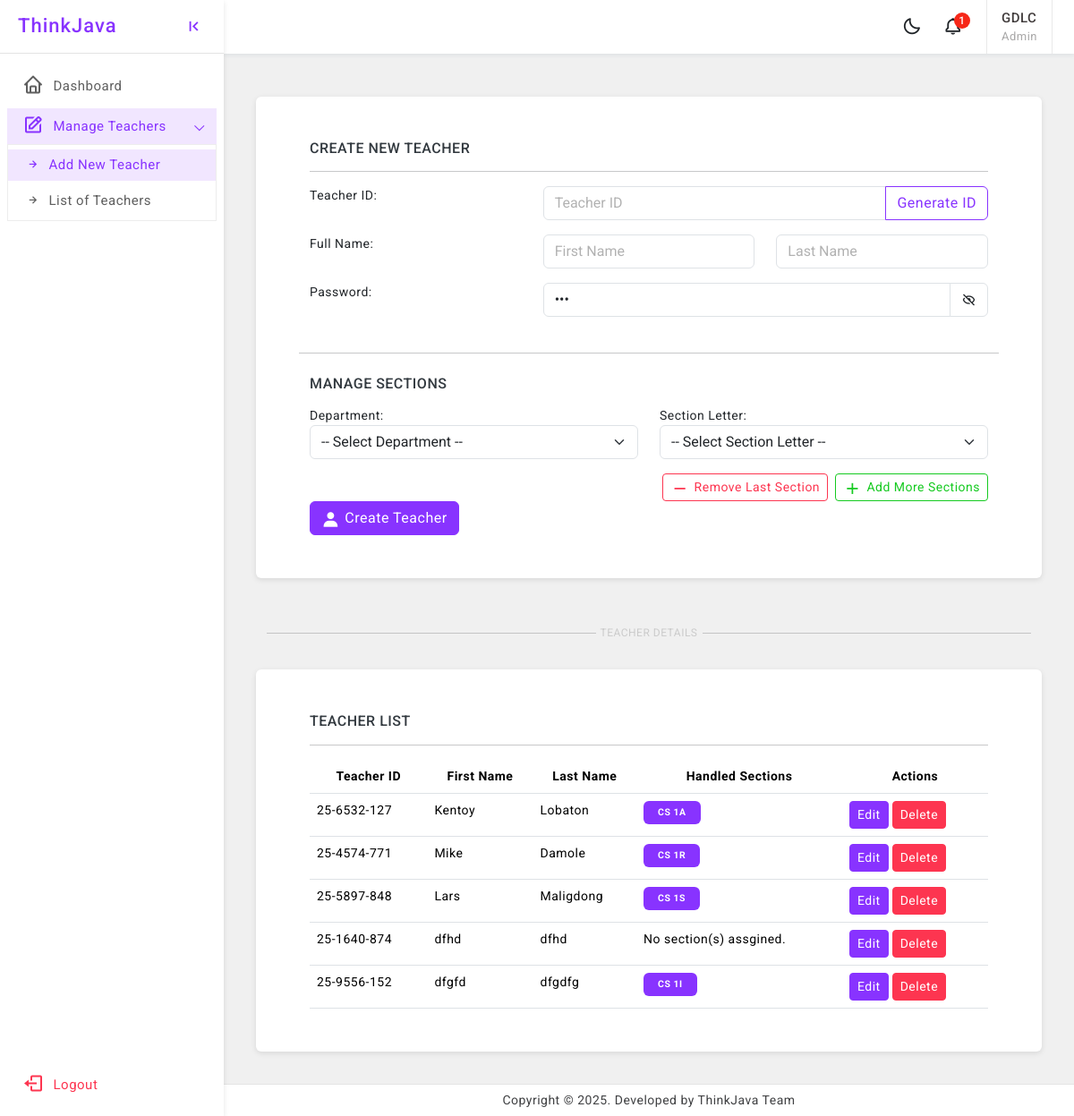
/create-teacher/ (signed in), run on an earlier commit of the app's database.
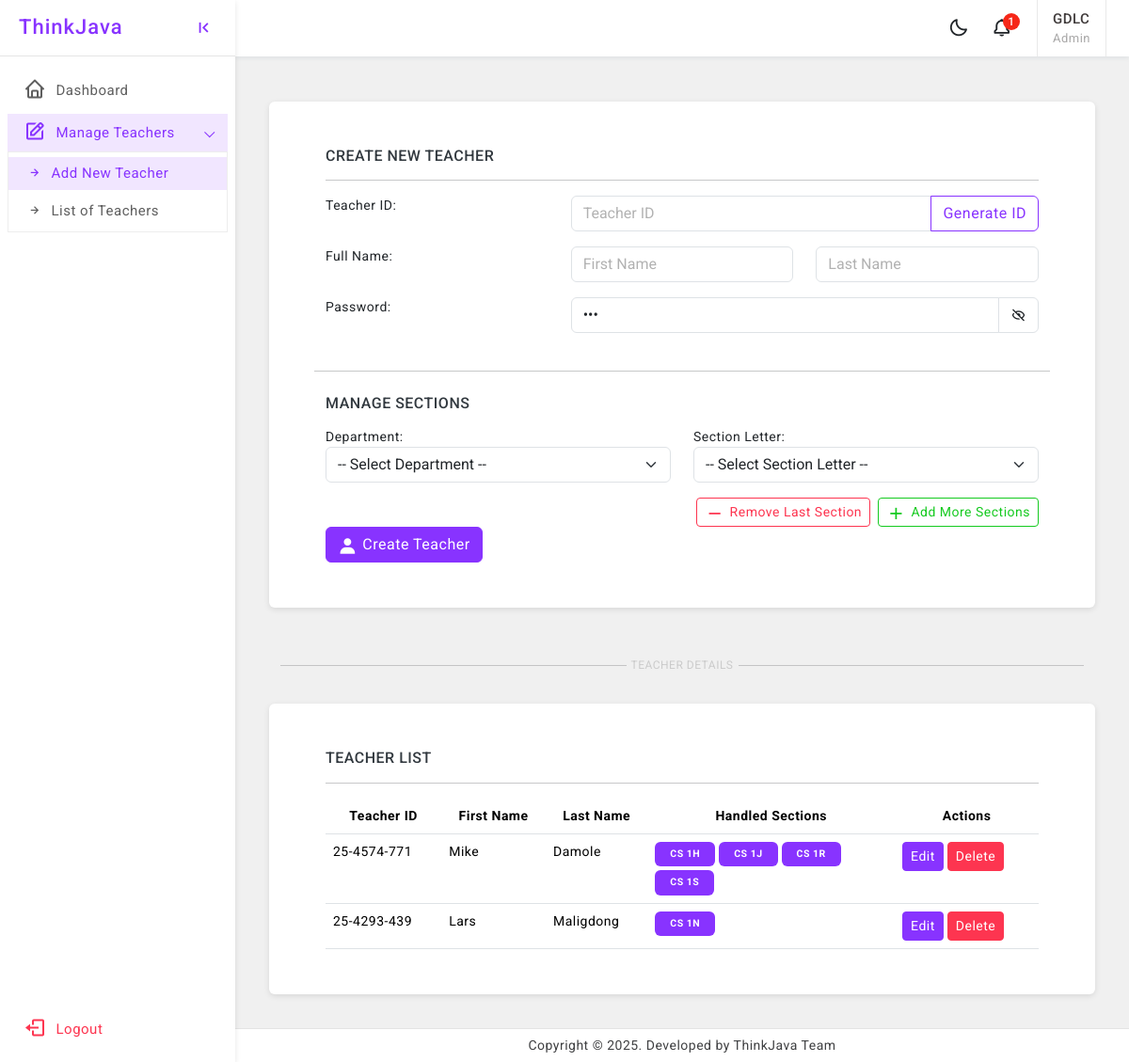
And on a later commit of the database.
### StudentManagementSystem/models/admin.py (models this page shows, shortened)
class SimpleAdmin(models.Model):
    username = models.CharField(max_length=150, unique=True)
    password = models.CharField(max_length=128)  # You can hash passwords if needed
    first_name = models.CharField(max_length=150)
    last_name = models.CharField(max_length=150)
    role = models.CharField(
        max_length=20,
        choices=Role.choices,
        default=Role.ADMIN  # Default to 'Admin' role
    )

### StudentManagementSystem/models/teachers.py (models this page shows, shortened)
class Teacher(models.Model):
    teacher_id = models.CharField(max_length=50, unique=True)
    first_name = models.CharField(max_length=150)
    last_name = models.CharField(max_length=150)
    date_of_birth = models.DateField(null=True, blank=True)
    password = models.CharField(max_length=128)  # store hashed passwords ideally
    role = models.CharField(
        max_length=20,
        choices=Role.choices,
        default=Role.TEACHER  # Default to 'Teacher' role
    )

### StudentManagementSystem/views/admin/manage_teachers.py (the view, shortened to what this page needs)
def create_teacher(request):
    admin_id = request.session.get('user_id')
    if not admin_id:
        return redirect('unified_login')
    context = get_teacher_context(admin_id)
    return render(request, 'admin/teacher_form.html', context)

### StudentManagementSystem/templates/admin/teacher_form.html (shortened to what this page needs)
{% extends 'base.html' %}
{% load static %}
{% block sidebar %}{% include 'sidebar.html' %} {% endblock %}
{% block header %} {% include 'header.html' %} {% endblock %}
{% block content %}
    <div class="page-wrapper">
        <div class="row p-5">
            <div class="card">
                <div class="card-body p-5">
                    <h6 class="mb-0 text-uppercase">Create New Teacher</h6>
                    <hr>
                    <form method="post" action="{% url 'create_teacher' %}" id="teacher_form">
                        <div class="row">
                            <div class="col-4">
                                <p class="font-16">Teacher ID:</p>
                            </div>
                            <div class="col-8">
                                <div class="input-group mb-3">
                                    <input name="teacher_id" id="teacher_id" class="form-control" type="text"
                                           placeholder="Teacher ID"
                                           aria-label="Teacher ID" required>
                                    <button class="btn btn-outline-primary" type="button" id="button-addon2">Generate ID
                                    </button>
                                </div>
                            </div>
                        </div>
                        <div class="row">
                            <div class="col-4">
                                <p class="font-16">Full Name:</p>
                            </div>
                            <div class="col-8">
                                <div class="row">
                                    <div class="col">
                                        <input name="first_name" id="first_name" class="form-control mb-3" type="text"
                                               placeholder="First Name"
                                               aria-label="default input example" required>
                                    </div>
                                    <div class="col">
                                        <input name="last_name" id="last_name" class="form-control mb-3" type="text"
                                               placeholder="Last Name"
                                               aria-label="default input example" required>
                                    </div>
                                </div>
                            </div>
                        </div>
                        <div class="row">
                            <div class="col-4">
                                <p class="font-16">Password:</p>
                            </div>
                            <div class="col-8">
                                <div class="input-group mb-3">
                                    <input name="password" id="password" class="form-control" type="password"
                                           placeholder="Password"
                                           aria-label="Password" value="123">
                                    <a href="javascript:;" class="input-group-text bg-transparent"
                                       id="togglePassword"><i
                                            class="bx bx-hide"></i></a>
                                </div>
                            </div>
                        </div>
                        <div class="row">
                            <hr class="my-4">
                            <h6 class="text-uppercase mb-3 font-weight-bold">Manage Sections</h6>
                            <div id="section-group-container">
                                <div class="section-group mb-3">
                                    <div class="row">
                                        <div class="col-md-6">
                                            <label for="department" class="font-16">Department:</label>
                                            <select name="departments[]" class="form-select" required>
                                                <option value="">-- Select Department --</option>
                                            </select>
                                        </div>
                                        <div class="col-md-6">
                                            <label for="section_letter" class="font-16">Section Letter:</label>
                                            <select name="letters[]" class="form-select" required>
                                                <option value="">-- Select Section Letter --</option>
                                            </select>
                                        </div>
                                    </div>
                                </div>
                            </div>
                            <div class="col-12">
                                <button type="button" class="btn btn-outline-success float-end btn-sm ms-2"
                                        onclick="addSectionGroup()">
                                    <i class="bx bx-plus mr-1"></i>Add More Sections
                                </button>
                                <button type="button" class="btn btn-outline-danger float-end btn-sm ms-2"
                                        onclick="removeLastSection()">
                                    <i class="bx bx-minus mr-1"></i>Remove Last Section
                                </button>
                            </div>
                        </div>
                        <button type="submit" class="btn btn-primary">
                            <i class="bx bxs-user mr-1"></i>Create Teacher
                        </button>
                    </form>
                </div>
            </div>
            <div class="login-separater text-center mb-4"><span style="background-color: #f0f0f0">TEACHER DETAILS</span>
            </div>
            {% include 'admin/teacher_list.html' %}
        </div>
    </div>
{% endblock %}
{% block footer %}
    {% include 'footer.html' %}
{% endblock %}

### templates/base.html (shortened to what this page needs)
{% load static %}
<!DOCTYPE html>
<html lang="en" class="light-theme">
<head>
    <link href="{% static 'plugins/notifications/css/lobibox.min.css' %}" rel="stylesheet"/>
    <link href="{% static 'plugins/simplebar/css/simplebar.css' %}" rel="stylesheet"/>
    <link href="{% static 'plugins/perfect-scrollbar/css/perfect-scrollbar.css' %}" rel="stylesheet"/>
    <link href="{% static 'plugins/highcharts/css/highcharts.css' %}" rel="stylesheet"/>
    <link href="{% static 'plugins/vectormap/jquery-jvectormap-2.0.2.css' %}" rel="stylesheet"/>
    <link href="{% static 'plugins/metismenu/css/metisMenu.min.css' %}" rel="stylesheet"/>
    <link href="{% static 'css/pace.min.css' %}" rel="stylesheet"/>
    <link href="{% static 'css/bootstrap.min.css' %}" rel="stylesheet">
    <link href="{% static 'css/bootstrap-extended.css' %}" rel="stylesheet">
    <link href="{% static 'css/app.css' %}" rel="stylesheet">
    <link href="{% static 'css/icons.css' %}" rel="stylesheet">
    <link rel="stylesheet" href="{% static 'css/dark-theme.css' %}"/>
    <link rel="stylesheet" href="{% static 'css/semi-dark.css' %}"/>
    <link rel="stylesheet" href="{% static 'css/header-colors.css' %}"/>
</head>
<body>
<div class="wrapper">
    {% block sidebar %} {% endblock %}
    {% block header %}{% endblock %}
    {% block content %}{% endblock %}
    {% block footer %} {% endblock %}
</div>
</body>
</html>

### StudentManagementSystem/templates/sidebar.html (shortened to what this page needs)
<div class="sidebar-wrapper" data-simplebar="init">
    <div class="simplebar-wrapper" style="margin: 0px;">
        <div class="simplebar-mask">
            <div class="simplebar-offset" style="right: 0px; bottom: 0px;">
                <div class="simplebar-content-wrapper" style="height: 100%; overflow: hidden scroll;">
                    <div class="simplebar-content mm-active h-100 d-flex flex-column" style="padding: 0px;">
                        <div class="sidebar-header">
                            <div>
                                <h4 class="logo-text">ThinkJava</h4>
                            </div>
                            <div class="toggle-icon ms-auto"><i class="bx bx-first-page"></i>
                            </div>
                        </div>
                        <ul class="metismenu px-2 mm-show h-100" id="menu">
                            <li class="">
                                {% if request.session.role == 'ADMIN' %}
                                    <a href="{% url 'admin_dashboard' %}">
                                {% elif request.session.role == 'TEACHER' %}
                                    <a href="{% url 'teacher_dashboard' %}">
                                {% elif request.session.role == 'STUDENT' %}
                                    <a href="{% url 'student_dashboard' %}">
                                {% endif %}
                                <div class="parent-icon"><i class="bx bx-home"></i>
                                </div>
                                <div class="menu-title">Dashboard</div>
                                </a>
                            </li>
                            {% if request.session.role == 'ADMIN' %}
                                <li>
                                    <a href="javascript:;" class="has-arrow">
                                        <div class="parent-icon"><i class="bx bx-edit"></i>
                                        </div>
                                        <div class="menu-title">Manage Teachers</div>
                                    </a>
                                    <ul class="mm-collapse">
                                        <li><a href="{% url 'create_teacher' %}"><i class="bx bx-right-arrow-alt"></i>Add
                                            New Teacher</a>
                                        </li>
                                        <li><a href="{% url 'create_teacher' %}#teacher_table"><i class="bx bx-right-arrow-alt"></i>List of  Teachers</a>
                                        </li>
                                    </ul>
                                </li>
                            {% endif %}
                            <li class="mt-auto">
                                <a href="{% url 'unified_logout' %}">
                                    <div class="parent-icon "><i class="bx bx-log-out text-danger"></i>
                                    </div>
                                    <div class="menu-title text-danger">Logout</div>
                                </a>
                            </li>
                        </ul>
                    </div>
                </div>
            </div>
        </div>
        <div class="simplebar-placeholder" style="width: auto; height: 1351px;"></div>
    </div>
</div>

### StudentManagementSystem/templates/header.html (shortened to what this page needs)
    <header>
        <div class="topbar d-flex align-items-center">
            <nav class="navbar navbar-expand gap-3">
                <div class="top-menu ms-auto">
                    <ul class="navbar-nav align-items-center gap-1">
                        <li class="nav-item dark-mode d-none d-sm-flex">
                            <a class="nav-link dark-mode-icon" href="javascript:;"><i class="bx bx-moon"></i>
                            </a>
                        </li>
                        <li class="nav-item dropdown dropdown-large">
                            <a class="nav-link dropdown-toggle dropdown-toggle-nocaret position-relative" href="#"
                               role="button" data-bs-toggle="dropdown" aria-expanded="false"> <span
                                    class="alert-count">1</span>
                                <i class="bx bx-bell"></i>
                            </a>
                        </li>
                    </ul>
                </div>
                <div class="user-box dropdown px-3">
                    <a class="d-flex align-items-center nav-link dropdown-toggle dropdown-toggle-nocaret" href="#"
                       role="button" data-bs-toggle="dropdown" aria-expanded="false">
                        <div class="user-info">
                            <p class="user-name mb-0">{{ username | upper }}</p>
                            <p class="designattion mb-0">{{ role | title }}</p>
                        </div>
                    </a>
                </div>
            </nav>
        </div>
    </header>

### StudentManagementSystem/templates/admin/teacher_list.html (shortened to what this page needs)
<div class="card" id="teacher_table">
    <div class="card-body p-5">
        <h6 class="mb-0 text-uppercase">Teacher List</h6>
        <hr>
        <table class="table mb-0 table-hover">
            <thead>
            <tr class="text-center">
                <th scope="col">Teacher ID</th>
                <th scope="col">First Name</th>
                <th scope="col">Last Name</th>
                <th scope="col">Handled Sections</th>
                <th scope="col">Actions</th>
            </tr>
            </thead>
            <tbody>
            {% for item in teachers_with_sections %}
                <tr>
                    <td>{{ item.teacher.teacher_id }}</td>
                    <td>{{ item.teacher.first_name }}</td>
                    <td>{{ item.teacher.last_name }}</td>
                    <td>
                        <div class="bootstrap-tagsinput inline">
                            {% for section_name in item.section_names %}
                                <span class="badge bg-primary px-3 py-2">{{ section_name }}</span>
                                {% if forloop.counter|divisibleby:3 %}
                                    <br>
                                {% endif %}
                            {% empty %}
                                <span class="">No section(s) assgined.</span>
                            {% endfor %}
                        </div>
                    </td>
                    <td>
                        <button type="button" class="btn btn-primary btn-sm"
                                onclick="openEditModal({{ item.teacher.id }})">
                            Edit
                        </button>
                        <button type="button" class="btn btn-danger btn-sm"
                                onclick="deleteTeacher({{ item.teacher.id }})">
                            Delete
                        </button>
                    </td>
                </tr>
            {% empty %}
                <tr>
                    <td colspan="5">No teachers found.</td>
                </tr>
            {% endfor %}
            </tbody>
        </table>
    </div>
</div>

### StudentManagementSystem/templates/footer.html
<footer class="page-footer">
    <p class="mb-0">Copyright © 2025. Developed by ThinkJava Team</p>
</footer>

What changed in the data, as far as the page shows it:
removed Teacher: teacher.teacher_id "25-6532-127", teacher.first_name "Kentoy", teacher.last_name "Lobaton", section_names "CS 1A"
removed Teacher: teacher.teacher_id "25-5897-848", teacher.first_name "Lars", teacher.last_name "Maligdong", section_names "CS 1S"
removed Teacher: teacher.teacher_id "25-1640-874", teacher.first_name "dfhd", teacher.last_name "dfhd"
removed Teacher: teacher.teacher_id "25-9556-152", teacher.first_name "dfgfd", teacher.last_name "dfgdfg", section_names "CS 1I"
added Teacher: teacher.teacher_id "25-4293-439", teacher.first_name "Lars", teacher.last_name "Maligdong", section_names "CS 1N"
Also different on the page:
new list line: "CS 1H"
new list line: "CS 1J"
new list line: "CS 1S"
